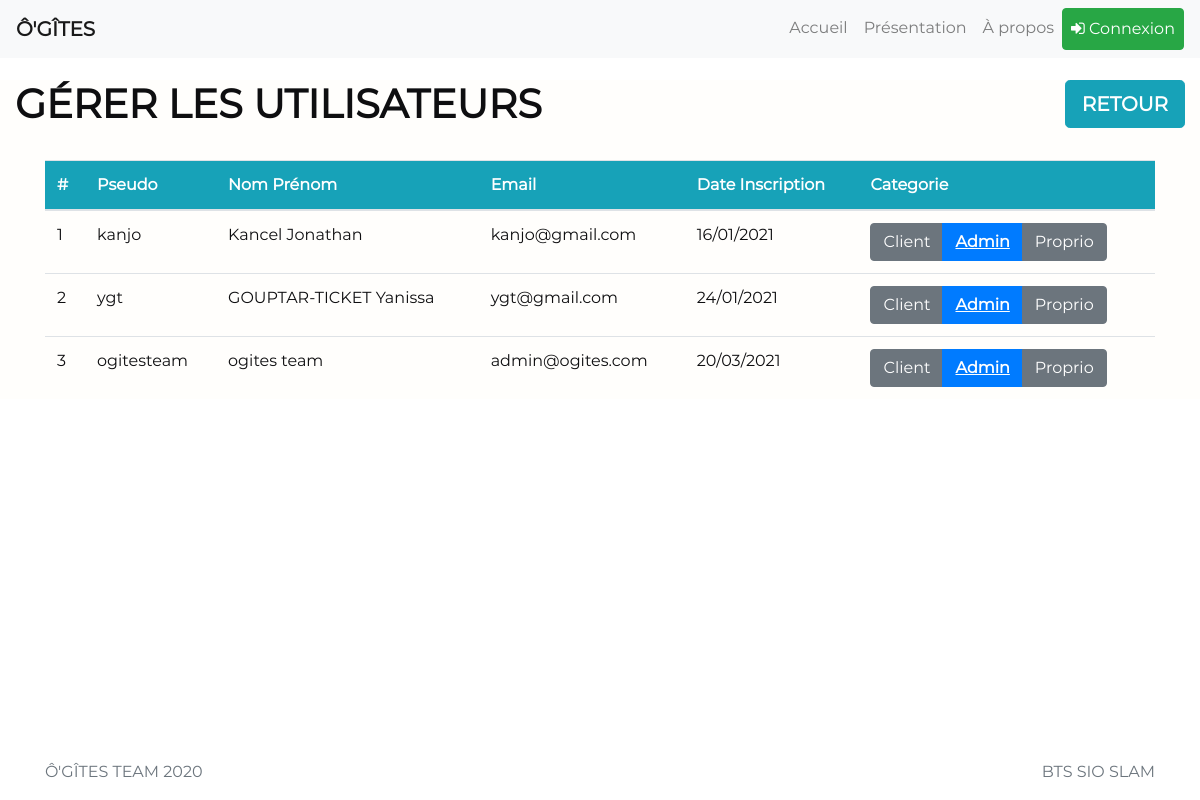
The page /admin/gerer_perm.php on the database as committed earlier.
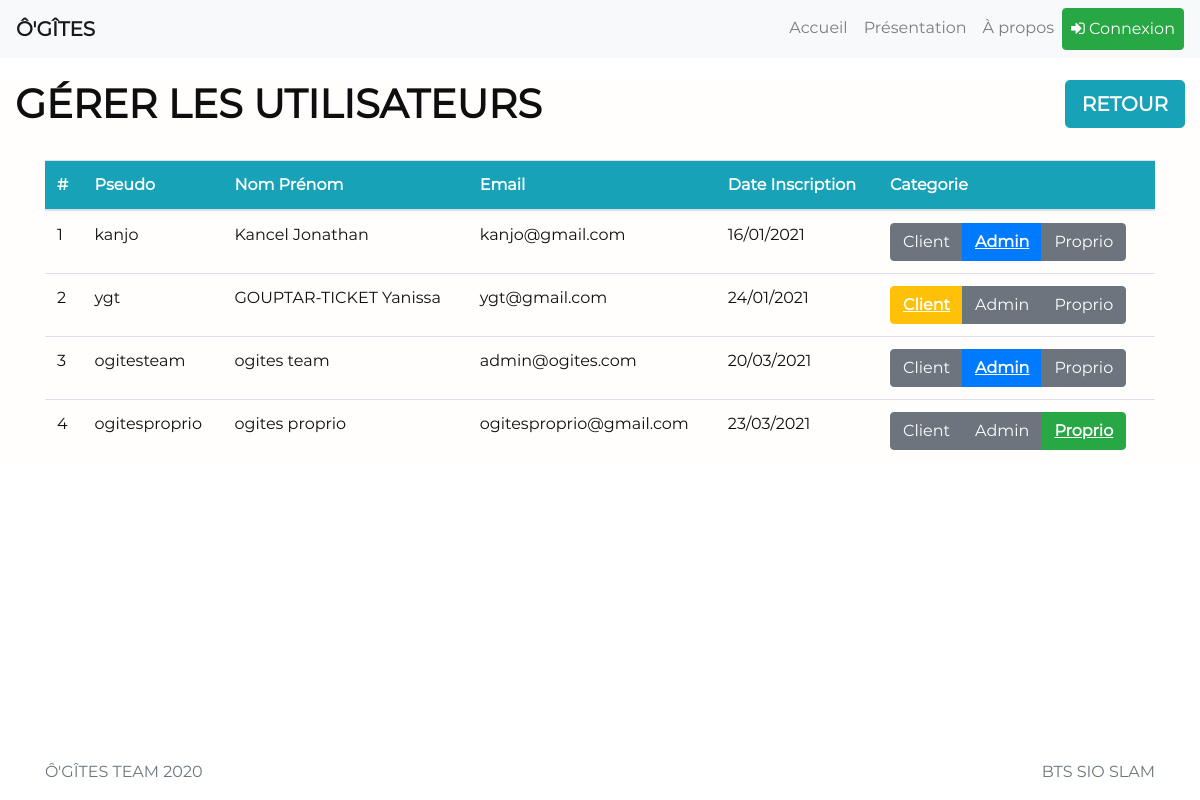
The same page on the database as committed later.
### tables this page shows
CREATE TABLE `users` (
  `id_users` int(11) NOT NULL,
  `pseudo` text NOT NULL,
  `nom` text NOT NULL,
  `prenom` text NOT NULL,
  `email` text NOT NULL,
  `tel` int(11) NOT NULL,
  `mdp` text NOT NULL,
  `date_inscription` date NOT NULL,
  `id_categorie` int(11) NOT NULL
);

### login-system/config.php (called while the page is built, shortened)
<?php
    function bd_connect() {
            try
        {
            $bdd = new PDO('mysql:host=localhost;dbname=ogites2;charset=utf8', 'root', '', array(PDO::ATTR_ERRMODE => PDO::ERRMODE_EXCEPTION));
            return $bdd;
        }
        catch(Exeption $e)
        {
            die('Erreur : ' . $e->getMessage());
        }
    }
    $pdo = bd_connect();
    ?>
    <?php
    function dateFR($date)
    {
      $date = explode('-', $date);
      $date = array_reverse($date);
      $date = implode('/', $date);
      return $date;
    }
    function toFetch($requete)
    {
        global $pdo;
        $Myresult = $pdo->query($requete);
        $Myresult->setFetchMode(PDO::FETCH_ASSOC);
        return $Myresult;
    }
    function toCount($requete)
    {
        $Myresult = toFetch($requete);
        $nb_result = $Myresult->rowCount();
        return $nb_result;
    }
?>

### admin/gerer_perm.php (the view, shortened to what the changed rows need)
<?php
    require_once 'head.php';
?>
<main role="main" class="flex-shrink-0">
    <div class="container-fluid" id="index">
        <h1 style="float: left;"><strong>GÉRER LES UTILISATEURS</strong></h1>
        <div class="container">
            <?php
            $SQLParam = "SELECT * FROM users ORDER BY date_inscription";
            $response = toFetch($SQLParam);
            $nb_users = toCount($SQLParam);
            if ($nb_users > 0)
            {
            ?>
            <br>
            <table class="table table-hover" style="width: 100%;">
                <thead>
                    <tr class="bg-info">
                        <th class="white">#</th>
                        <th class="white">Pseudo</th>
                        <th class="white">Nom Prénom</th>
                        <th class="white">Email</th>
                        <th class="white">Date Inscription</th>
                        <th class="white">Categorie</th>
                    </tr>
                </thead>
                <tbody>
                    <?php
                    $xc = 1;
                    while ($info_users = $response->fetch())
                    {
                    ?>
                    <tr>
                        <td><?php echo $xc; ?></td>
                        <td><?php echo $info_users["pseudo"] ?></td>
                        <td><?php echo $info_users["nom"] . " " . $info_users["prenom"]; ?></td>
                        <td><?php echo $info_users["email"] ?></td>
                        <td><?php echo datefr($info_users["date_inscription"]) ?></td>
                        <td>
                            <?php
                            $categorie = $info_users["id_categorie"];
                            $id_users = $info_users["id_users"];
                            switch ($categorie)
                            {
                                case 1:
                            ?>
                                <div class="btn-group btn-group-toggle" data-toggle="buttons">
                                    <label class="btn btn-secondary">
                                        <a href="set_client.php?id_users=<?php echo $id_users ?>">Client</a>
                                    </label>
                                    <label class="btn btn-primary" active>
                                        <span class="selected white">Admin</span>
                                    </label>
                                    <label class="btn btn-secondary">
                                        <a href="set_proprio.php?id_users=<?php echo $id_users ?>">Proprio</a>
                                    </label>
                                </div>
                            <?php
                                break;
                                case 2:
                            ?>
                                <div class="btn-group btn-group-toggle" data-toggle="buttons">
                                    <label class="btn btn-warning" active>
                                        <span class="selected white">Client</span>
                                    </label>
                                    <label class="btn btn-secondary">
                                        <a href="set_admin.php?id_users=<?php echo $id_users ?>">Admin</a>
                                    </label>
                                    <label class="btn btn-secondary">
                                        <a href="set_proprio.php?id_users=<?php echo $id_users ?>">Proprio</a>
                                    </label>
                                </div>
                            <?php
                                break;
                                case 3:
                            ?>
                                <div class="btn-group btn-group-toggle" data-toggle="buttons">
                                    <label class="btn btn-secondary">
                                        <a href="set_client.php?id_users=<?php echo $id_users ?>">Client</a>
                                    </label>
                                    <label class="btn btn-secondary">
                                        <a href="set_admin.php?id_users=<?php echo $id_users ?>">Admin</a>
                                    </label>
                                    <label class="btn btn-success" active>
                                        <span class="selected white">Proprio</span>
                                    </label>
                                </div>
                            <?php
                                break;
                            }
                            ?>
                        </td>
                    </tr>
                    <?php
                        $xc++;
                    }
                    ?>
                </tbody>
            </table>
            <?php
            }
            else
            {
            ?>
            <h3 align="center">Aucun utilisateur dans la base de données.</h3>
            <?php
            }
            ?>
        </div>
    </div>
</main>
<?php
	require_once '../javascripts.php';
	require_once '../footer.php';
?>

Rows that differ between the two databases and show on the page:
changed users "ygt": id_categorie 1 → 2 (drawn)
added users: pseudo "ogitesproprio", nom "ogites", prenom "proprio", email "ogitesproprio@gmail.com", date_inscription "23/03/2021"
